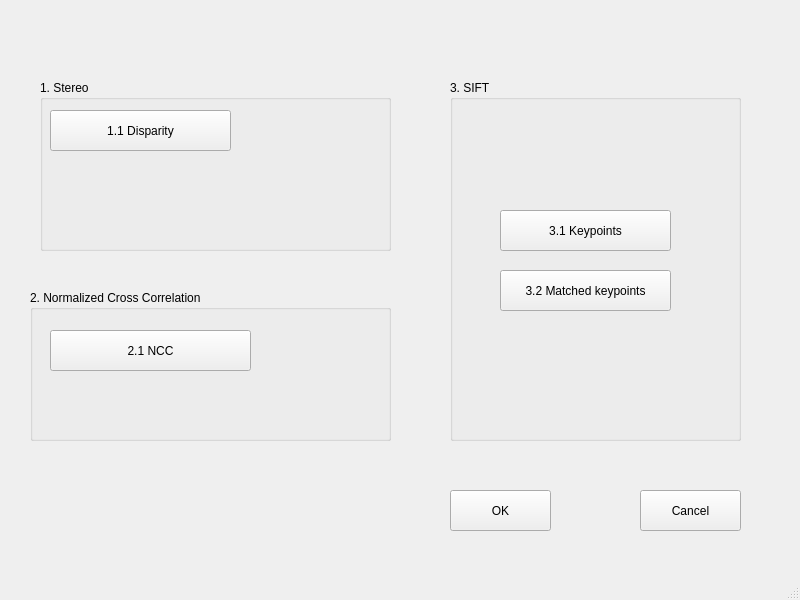
<?xml version="1.0" encoding="UTF-8"?>
<ui version="4.0">
 <class>MainWindow</class>
 <widget class="QMainWindow" name="MainWindow">
  <property name="geometry">
   <rect>
    <x>0</x>
    <y>0</y>
    <width>800</width>
    <height>600</height>
   </rect>
  </property>
  <property name="windowTitle">
   <string>MainWindow</string>
  </property>
  <widget class="QWidget" name="centralwidget">
   <widget class="QGroupBox" name="groupBox">
    <property name="geometry">
     <rect>
      <x>40</x>
      <y>80</y>
      <width>351</width>
      <height>171</height>
     </rect>
    </property>
    <property name="title">
     <string>1. Stereo</string>
    </property>
    <widget class="QPushButton" name="pushButton">
     <property name="geometry">
      <rect>
       <x>10</x>
       <y>30</y>
       <width>181</width>
       <height>41</height>
      </rect>
     </property>
     <property name="text">
      <string>1.1 Disparity</string>
     </property>
    </widget>
   </widget>
   <widget class="QGroupBox" name="groupBox_3">
    <property name="geometry">
     <rect>
      <x>450</x>
      <y>80</y>
      <width>291</width>
      <height>361</height>
     </rect>
    </property>
    <property name="title">
     <string>3. SIFT</string>
    </property>
    <widget class="QPushButton" name="pushButton_4">
     <property name="geometry">
      <rect>
       <x>50</x>
       <y>190</y>
       <width>171</width>
       <height>41</height>
      </rect>
     </property>
     <property name="text">
      <string>3.2 Matched keypoints</string>
     </property>
    </widget>
    <widget class="QPushButton" name="pushButton_3">
     <property name="geometry">
      <rect>
       <x>50</x>
       <y>130</y>
       <width>171</width>
       <height>41</height>
      </rect>
     </property>
     <property name="text">
      <string>3.1 Keypoints</string>
     </property>
    </widget>
   </widget>
   <widget class="QGroupBox" name="groupBox_2">
    <property name="geometry">
     <rect>
      <x>30</x>
      <y>290</y>
      <width>361</width>
      <height>151</height>
     </rect>
    </property>
    <property name="title">
     <string>2. Normalized Cross Correlation</string>
    </property>
    <widget class="QPushButton" name="pushButton_2">
     <property name="geometry">
      <rect>
       <x>20</x>
       <y>40</y>
       <width>201</width>
       <height>41</height>
      </rect>
     </property>
     <property name="text">
      <string>2.1 NCC</string>
     </property>
    </widget>
   </widget>
   <widget class="QPushButton" name="pushButton_5">
    <property name="geometry">
     <rect>
      <x>450</x>
      <y>490</y>
      <width>101</width>
      <height>41</height>
     </rect>
    </property>
    <property name="text">
     <string>OK</string>
    </property>
   </widget>
   <widget class="QPushButton" name="pushButton_7">
    <property name="geometry">
     <rect>
      <x>640</x>
      <y>490</y>
      <width>101</width>
      <height>41</height>
     </rect>
    </property>
    <property name="text">
     <string>Cancel</string>
    </property>
   </widget>
  </widget>
  <widget class="QStatusBar" name="statusbar"/>
 </widget>
 <resources/>
 <connections/>
</ui>
